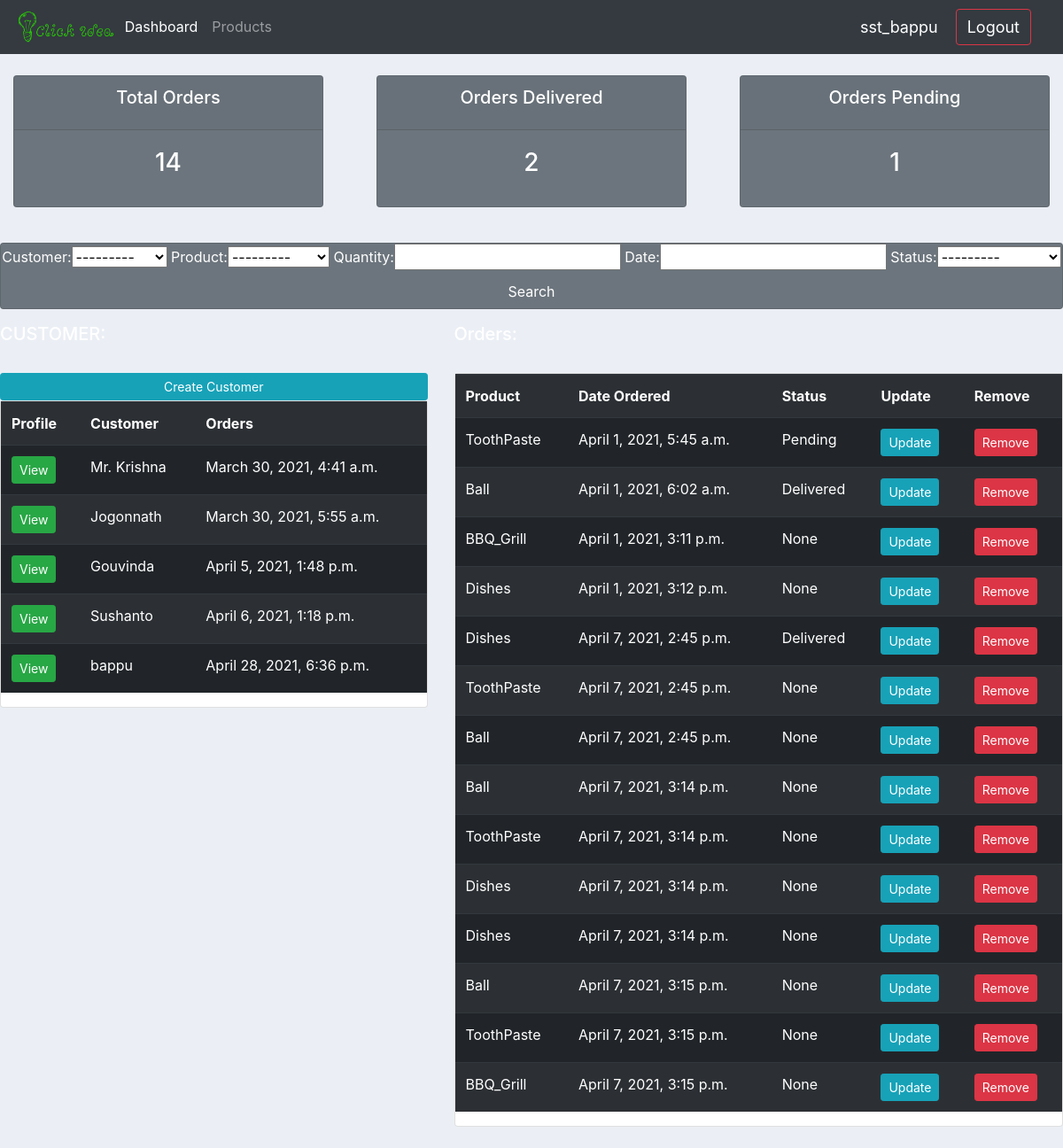
The app's page / (signed in) with its own data.
### accounts/models.py (models this page shows, shortened)
class Customer(models.Model):
    user = models.OneToOneField(User,null = True, blank=True, on_delete=models.CASCADE)
    name= models.CharField(max_length=200, null=True)
    phone = models.CharField(max_length=20, null=True)
    profile_pic = models.ImageField(default="profileDefault.jpg", null=True, blank= True)
    email = models.CharField(max_length=200,null=True)
    date = models.DateTimeField(auto_now_add=True, null=True)
    def __str__(self):
        return self.name

class Order(models.Model):
    STATUS=(
        ('Pending','Pending'),
        ('Out for delivery','Out for delivery'),
        ('Delivered','Delivered'),
    )
    customer= models.ForeignKey(Customer, null=True, on_delete=models.SET_NULL)
    product= models.ForeignKey(Product, null=True, on_delete=models.SET_NULL)
    quantity=models.FloatField(null=True)
    date = models.DateTimeField(auto_now_add=True,null=True)
    status = models.CharField(max_length=200, null=True, choices=STATUS)

class Product(models.Model):
    CATEGORY = (
        ('Indoor','Indoor'),
        ('Out Door','Out Door'),
    )
    Type = (
        ('Each','each'),
        ('KG','kg'),
    )
    name=models.CharField(max_length=200, null=True)
    price = models.FloatField(null=True)
    category = models.CharField(max_length=200,null=True,choices=CATEGORY)
    description = models.CharField(max_length=200,null=True, blank=True)
    date = models.DateTimeField(auto_now_add=True,null=True)
    Product_type = models.CharField(max_length=200,null=True,choices=Type)
    tags = models.ManyToManyField(Tag)
    def __str__(self):
        return self.name

### accounts/decorator.py (the view)
    def wrapper_function(request,*args,**kwargs):
        group = None
        if request.user.groups.exists():
            group = request.user.groups.all()[0].name
        if group=='customer':
            return redirect('userPage')
        if group=='admin':
            return view_func(request,*args,**kwargs)

### accounts/decorator.py (called while the page is built)
def admin_only(view_func):
    def wrapper_function(request,*args,**kwargs):
        group = None
        if request.user.groups.exists():
            group = request.user.groups.all()[0].name
        if group=='customer':
            return redirect('userPage')
        if group=='admin':
            return view_func(request,*args,**kwargs)
    return wrapper_function

### accounts/views.py (called while the page is built)
@login_required(login_url='login')
@admin_only
def home(request):
    orders = Order.objects.all()
    customers = Customer.objects.all()
    total_orders=orders.count()
    orders_filter = orders.all()
    myFilter = OrderFilter(request.GET,queryset=orders_filter)
    orders_filter=myFilter.qs
    delivered=orders.filter(status='Delivered').count()
    pending = orders.filter(status='Pending').count()
    context={'orders':orders_filter,'customers':customers,'total_orders':total_orders,
             'delivered':delivered,'pending':pending,'filter':myFilter}
    return render(request,'accounts/dashboard.html',context)

### accounts/templates/accounts/dashboard.html (shortened to what this page needs)
{%extends 'accounts/main.html'%}
{%block content%}
{%include 'accounts/status.html'%}
<br>
<div class="row">
    <div class="col-md">
        <div class="card text-white text-center bg-secondary mb-3">
            <form method="GET">
                {{filter.form}}
                <button class="btn btn-secondary" type="submit">Search</button>
            </form>
        </div>
    </div>
</div>
<div class="row">
    <div class="col-md-5">
        <h5>CUSTOMER:</h5>
        <br>
        <a class="btn btn-info btn-sm btn-block" href="{% url 'registration'%}">Create Customer</a>
        <div class="card">
            <table class="table table-hover table-striped table-dark">
                <tr>
                    <th>Profile</th>
                    <th>Customer</th>
                    <th>Orders</th>
                </tr>
                {%for customer in customers%}
                <tr>
                    <td><a class="btn btn-sm btn-success" href="{%url 'customer' customer.id%}">View</a></td>
                    <td>{{customer.name}}</td>
                    <td>{{customer.date}}</td>
                </tr>
                {%endfor%}
            </table>
        </div>
    </div>
    <div class="col-md-7">
        <h5>Orders:</h5>
        <br>
        <div class="card">
            <table class="table table-hover table-striped table-dark">
                <tr>
                    <th>Product</th>
                    <th>Date Ordered</th>
                    <th>Status</th>
                    <th>Update</th>
                    <th>Remove</th>
                </tr>
                {% for order in orders%}
                <tr>
                    <td>{{order.product.name}}</td>
                    <td>{{order.date}}</td>
                    <td>{{order.status}}</td>
                    <td><a class="btn btn-sm btn-info" href="{%url 'updateOrder' order.id%}">Update</a></td>
                    <form action="{%url 'deleteOrder' order.id%}" method="POST"  onsubmit="return confirm('Are you sure you want to remove {{order.product.name}}?')">
                    <td><input type="submit" class="btn btn-sm btn-danger" value="Remove"/></td>
                    </form>
                </tr>
                {%endfor%}
            </table>
        </div>
    </div>
</div>
{%endblock%}

### accounts/templates/accounts/main.html (shortened to what this page needs)
{%load static %}
<!DOCTYPE html>
<html lang="en">
<head>
    <link rel="stylesheet" href="https://maxcdn.bootstrapcdn.com/bootstrap/4.0.0/css/bootstrap.min.css">
    <link rel="stylesheet" type="text/css" href = "{% static '/css/main.css'%}">
</head>
<body>
   {%include 'accounts/navbar.html'%}
    {%block content%}
    {%endblock%}
    <br>
</body>
</html>

### accounts/templates/accounts/navbar.html (shortened to what this page needs)
{%load static%}
<nav class="navbar navbar-expand-lg navbar-dark bg-dark">
    <img src="{%static 'images/logo1.png'%}" height="10%" width="10%">
    <div class="collapse navbar-collapse" id="navbarNavAltMarkup">
      <div class="navbar-nav">
        {%if request.user.is_staff %}
          <a class="nav-item nav-link active" href="{%url 'home'%}">Dashboard <span class="sr-only">(current)</span></a>
          <a class="nav-item nav-link" href="{%url 'products'%}">Products</a>
        {%else%}
          <a class="nav-item nav-link active" href="{%url 'settings'%}">Settings</a>
        {%endif%}
      </div>
    </div>
    <span class="user-msg">{{request.user}}</span>
    <span><a class="user-msg btn btn-outline-danger" href="{% url 'logout' %}">Logout</a></span>
  </nav>

### accounts/templates/accounts/status.html
<br>
<div class="row">
    <div class="col">
        <div class="col-md">
            <div class="card text-white text-center bg-secondary mb-3" id ="total-orders">
                <div class="card-header">
                    <h5 class="card-title">Total Orders</h5>
                </div>
                <div class="card-body">
                    <h3 class="card-title">{{total_orders}}</h3>
                </div>
            </div>
        </div>
    </div>
    <div class="col">
        <div class="col-md">
            <div class="card text-white text-center bg-secondary mb-3" id ="orders-delivered">
                <div class="card-header">
                    <h5 class="card-title">Orders Delivered</h5>
                </div>
                <div class="card-body">
                    <h3 class="card-title">{{delivered}}</h3>
                </div>
            </div>
        </div>
    </div>
    <div class="col">
        <div class="col-md">
            <div class="card text-white text-center bg-secondary mb-3" id ="orders-pending">
                <div class="card-header">
                    <h5 class="card-title">Orders Pending</h5>
                </div>
                <div class="card-body">
                    <h3 class="card-title">{{pending}}</h3>
                </div>
            </div>
        </div>
    </div>
</div>

### static/css/main.css (style rules this page uses)
body { background-color: #ebeff5; }
#total-orders { background-color: #4cb4c7; }
#orders-delivered { background-color: #7abecc; }
#orders-pending { background-color: #7cd1c0; }
h3,h5 { color: #fff; }

### accounts/templates/accounts/navbar.html (style rules this page uses)
.user-msg { font-size: 18px; color:#fff; margin-right: 20px; }

### records on screen
Customer: name "Mr. Krishna", date "March 30, 2021, 4:41 a.m."
Customer: name "Jogonnath", date "March 30, 2021, 5:55 a.m."
Customer: name "Gouvinda", date "April 5, 2021, 1:48 p.m."
Customer: name "Sushanto", date "April 6, 2021, 1:18 p.m."
Customer: name "bappu", date "April 28, 2021, 6:36 p.m."
Order: product.name "ToothPaste", date "April 1, 2021, 5:45 a.m.", status "Pending"
Order: product.name "Ball", date "April 1, 2021, 6:02 a.m.", status "Delivered"
Order: product.name "BBQ_Grill", date "April 1, 2021, 3:11 p.m.", status "None"
Order: product.name "Dishes", date "April 1, 2021, 3:12 p.m.", status "None"
Order: product.name "Dishes", date "April 7, 2021, 2:45 p.m.", status "Delivered"
Order: product.name "ToothPaste", date "April 7, 2021, 2:45 p.m.", status "None"
Order: product.name "Ball", date "April 7, 2021, 2:45 p.m.", status "None"
Order: product.name "Ball", date "April 7, 2021, 3:14 p.m.", status "None"
Order: product.name "ToothPaste", date "April 7, 2021, 3:14 p.m.", status "None"
Order: product.name "Dishes", date "April 7, 2021, 3:14 p.m.", status "None"
Order: product.name "Dishes", date "April 7, 2021, 3:14 p.m.", status "None"
Order: product.name "Ball", date "April 7, 2021, 3:15 p.m.", status "None"
Order: product.name "ToothPaste", date "April 7, 2021, 3:15 p.m.", status "None"
Order: product.name "BBQ_Grill", date "April 7, 2021, 3:15 p.m.", status "None"

### other values on screen
{{ request.user }} "sst_bappu"
{{ total_orders }} "14"
{{ delivered }} "2"
{{ pending }} "1"
